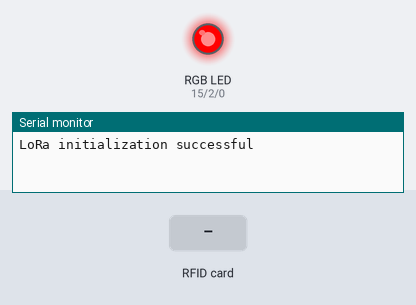
The sketch below on a simulated ESP32. Shown: an RGB LED mixed from three pins (HIGH = lit), the last lines printed to the serial monitor. The test bench sets the inputs (shaded band). No radio packets arrive unless stated.

Above: at 1.2 s.
1.3 s: RFID card 5E 7A 19 C4 held to the reader
At 1.8 s:
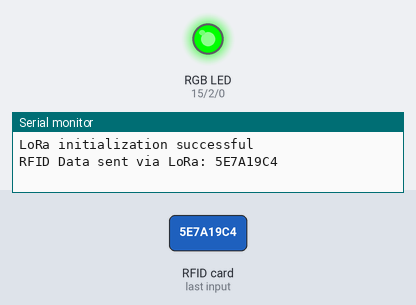
Timing chart, 0 to 4.3 s (numbered marks = the images above; inputs shaded):
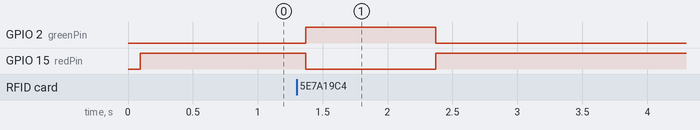

Measured:
- after the input at 1.3 s, GPIO 2 (greenPin): LOW → HIGH after 0.07 s, → LOW 1.0 s later; GPIO 15 (redPin): HIGH → LOW after 0.07 s, → HIGH 1.0 s later

The sketch:

sender.ino
```cpp
#include <LoRa.h>
#include <SPI.h>
#include <MFRC522.h>

// LoRa module definitions
#define LORA_SCK 18   // LoRa SCK Pin
#define LORA_MISO 19  // LoRa MISO Pin
#define LORA_MOSI 23  // LoRa MOSI Pin
#define LORA_SS 5     // LoRa NSS Pin
#define LORA_RST 14   // LoRa NRESET Pin
#define LORA_DIO0 26  // LoRa DIO0 Pin

// RFID module definitions
#define SS_PIN 25   // RFID SS pin
#define RST_PIN 27  // RFID RST pin
MFRC522 mfrc522(SS_PIN, RST_PIN);

const int redPin = 15;
const int greenPin = 2;
const int bluePin = 0;

// Device ID for this sender
#define DEVICE_ID 2

void setup() {
  Serial.begin(115200);
  SPI.begin();         // Init SPI bus
  mfrc522.PCD_Init();  // Init RFID module

  LoRa.setPins(LORA_SS, LORA_RST, LORA_DIO0);
  if (!LoRa.begin(433E6)) {  // Init LoRa module
    Serial.println("LoRa initialization failed");
    while (1)
      ;
  }
  Serial.println("LoRa initialization successful");

  pinMode(redPin, OUTPUT);
  pinMode(greenPin, OUTPUT);
  pinMode(bluePin, OUTPUT);
}


void loop() {
  yield();
  // Check for new RFID cards
  if (mfrc522.PICC_IsNewCardPresent() && mfrc522.PICC_ReadCardSerial()) {
    String rfidData = "";
    for (byte i = 0; i < mfrc522.uid.size; i++) {
      rfidData += String(mfrc522.uid.uidByte[i] < 0x10 ? "0" : "");
      rfidData += String(mfrc522.uid.uidByte[i], HEX);
    }
    rfidData.toUpperCase();

    // Send RFID data via LoRa
    LoRa.beginPacket();
    LoRa.print(String(DEVICE_ID) + "," + rfidData);
    LoRa.endPacket();
    Serial.println("RFID Data sent via LoRa: " + rfidData);

    setColor(0, 255, 0);
    delay(1000);  // Delay to avoid sending duplicate data
  }
  setColor(255, 0, 0);
}


void setColor(int red, int green, int blue) {
  // Set RGB values using PWM

  analogWrite(redPin, red);
  analogWrite(greenPin, green);
  analogWrite(bluePin, blue);
}
```
